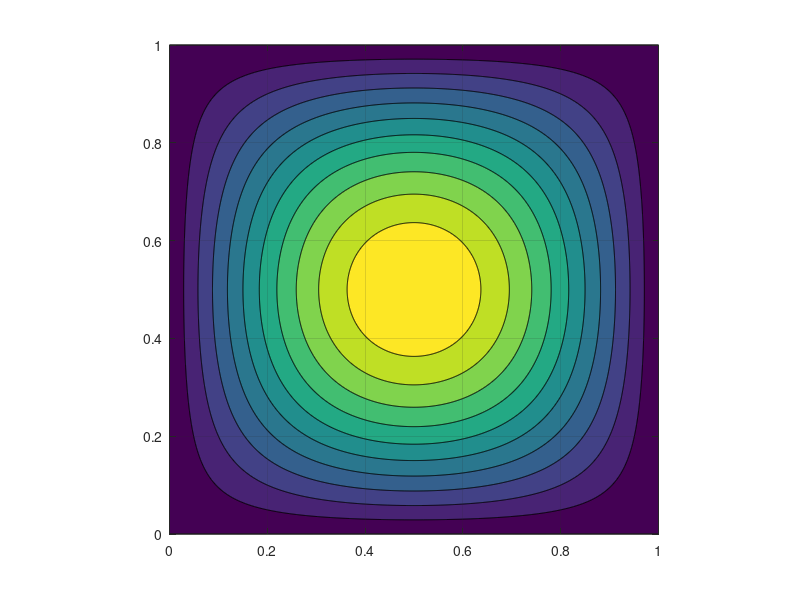
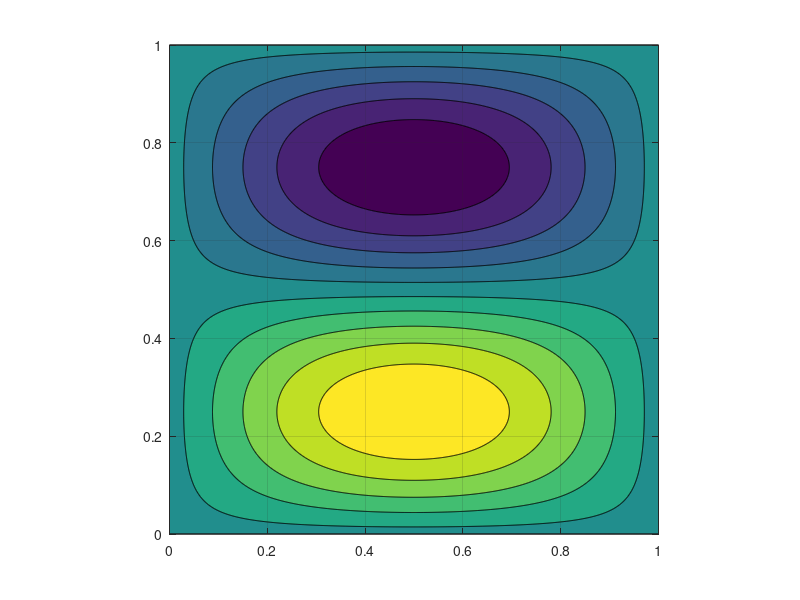
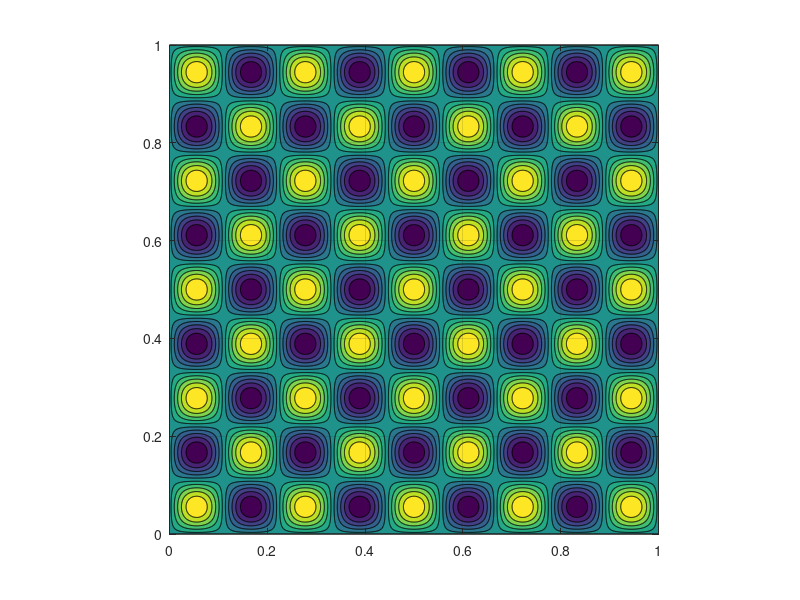

MATLAB code to generate these figures, in order:
J = 10;
kx_vec = [pi, pi, (J-1)*pi];
ky_vec = [pi, 2*pi, (J-1)*pi];
h = 1 / (J);
lambda_vec = [];
v_vec = cell(3,1);

for ii = 1:3
    kx = kx_vec(ii);
    ky = ky_vec(ii);
    lambda_vec(ii) = 2 / h^2 * (cos(kx * h) + cos(ky * h) - 2);
    v_vec{ii} = @(x,y)sin(kx * x) .* sin(ky * y);
end


t = linspace(0, 1, 1000);
[x,y] = meshgrid(t, t);
figure(1);
contourf(x, y, v_vec{1}(x,y));
grid on;
axis equal;
figure(2);
contourf(x, y, v_vec{2}(x,y));
grid on;
axis equal;
figure(3);
contourf(x, y, v_vec{3}(x,y));
grid on;
axis equal;